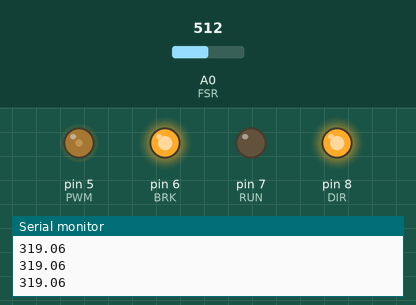
A sketch run on a simulated Arduino Uno, built with avr-gcc and run on an emulated ATmega328P. On the bench: output pins drawn as LEDs (lit = HIGH), the last lines printed to the serial monitor. The test bench sets the inputs (shaded band); at power-on: A0 (FSR) = 512.

Above: at 1.2 s.
1.3 s: A0 (FSR) set to 716
At 1.8 s:
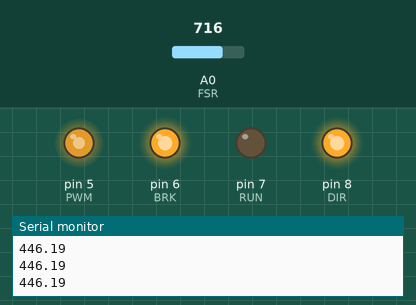
2.8 s: A0 (FSR) set to 900
At 4.1 s:
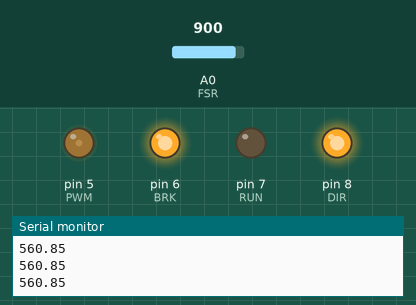
Timing chart, 0 to 5.8 s (numbered marks = the images above; inputs shaded):
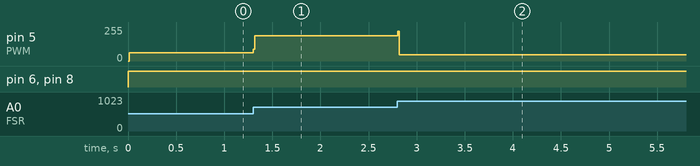

The sketch:

BLDC2_FSR.ino
```cpp
#define BRK 6
#define RUN 7
#define DIR 8
#define PWM 5 // possible PWM pin : 2 3 5 6 7 8 9 11 12
#define FSR A0
int avg_size = 10; // number of analog readings to average
float FSR_max = 2.0;

void setup()
{
  Serial.begin(9600);
  pinMode(BRK, OUTPUT);
  pinMode(RUN, OUTPUT);
  pinMode(DIR, OUTPUT);
}
void loop()
{
  digitalWrite(RUN, LOW);
  digitalWrite(BRK, HIGH);
  digitalWrite(DIR, HIGH);

  float sum_FSR = 0.0; // variable for storing sum used for averaging
  float R_FSR;
  for (int i=0;i<avg_size;i++)
  {
    sum_FSR+=(analogRead(FSR)/1023.0)*5.0; // sum the 10-bit ADC ratio, 5.0 is voltage from Arduino
    delay(1);  //NEEDS TO MODIFY
  }
  sum_FSR/=avg_size; // take average
  float PWM_input = sum_FSR/FSR_max*255;
  Serial.println(PWM_input);

  if(PWM_input < 10)
  {digitalWrite(BRK,HIGH);
  delay(1000);}
  else
  {analogWrite(PWM, PWM_input);
  delay(1);}
}
```

Measured:
- after the input at 1.3 s, pin 5 (PWM): 63/255 → 190/255 at once
- after the input at 2.8 s, pin 5 (PWM): 190/255 → 48/255 at once
